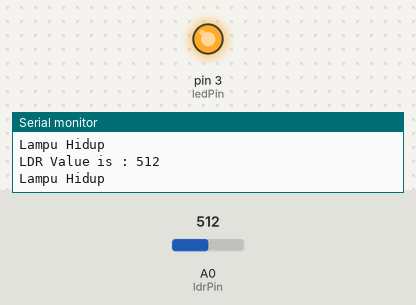
Bench run of a sketch on a simulated Arduino Uno, built with avr-gcc and run on an emulated ATmega328P. Parts: output pins drawn as LEDs (lit = HIGH), the last lines printed to the serial monitor. The inputs (shaded band) are chosen by the test bench; at power-on: A0 (ldrPin) = 512.

Above: at 1.3 s.
1.4 s: A0 (ldrPin) set to 686
2.9 s: A0 (ldrPin) set to 712
At 3.9 s:
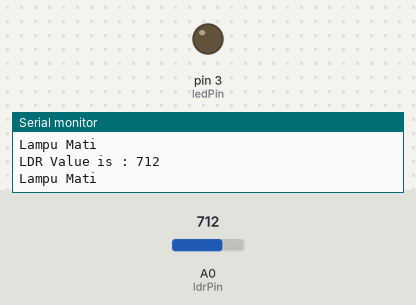
4.5 s: A0 (ldrPin) set to 690
At 5.1 s:
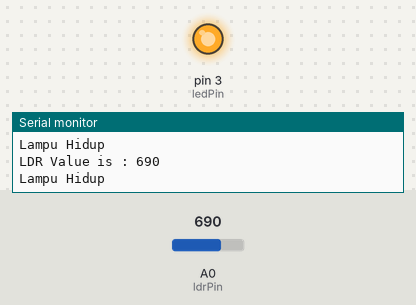
6.0 s: A0 (ldrPin) set to 710
At 6.3 s:
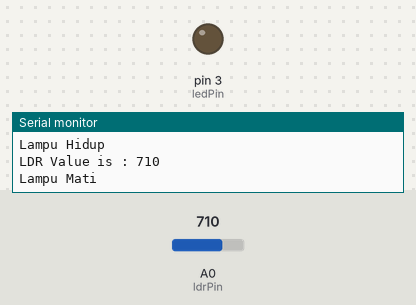
Timing chart, 0 to 8.5 s (numbered marks = the images above; inputs shaded):
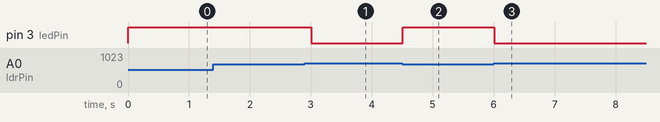

The sketch:

ADCPotensio.ino
```cpp
int ledPin = 3;
int ldrPin = A0;
int value = 0;
void setup() {
  // put your setup code here, to run once:
  Serial.begin(9600);
  pinMode(ledPin, OUTPUT);

}

void loop() {
  // put your main code here, to run repeatedly:
//  int sensorValue = analogRead(A0);
//  int brightness = map(sensorValue, 0, 1023, 0, 225);
//  analogWrite(ledPin, brightness);
//
//  Serial.print("Analog : ");
//  Serial.print(sensorValue);
//  Serial.print(", Brightness : ");
//  Serial.println(brightness);
//  delay(100);

    value = analogRead(ldrPin);
    Serial.print("LDR Value is : ");
    Serial.println(value);

//    analogWrite(ledPin, value);

    if(value < 700){
      digitalWrite(ledPin, HIGH);

      Serial.println("Lampu Hidup");
    } else {
      digitalWrite(ledPin, LOW);
      Serial.println("Lampu Mati");
    }
    delay(500);

}
```

Measured:
- the behaviour switches between 699 and 700 on A0 (ldrPin) (found by bisection; images 0 and 1)
- after the input at 2.9 s, pin 3 (ledPin): HIGH → LOW after 0.10 s
- after the input at 4.5 s, pin 3 (ledPin): LOW → HIGH at once
- after the input at 6.0 s, pin 3 (ledPin): HIGH → LOW at once
